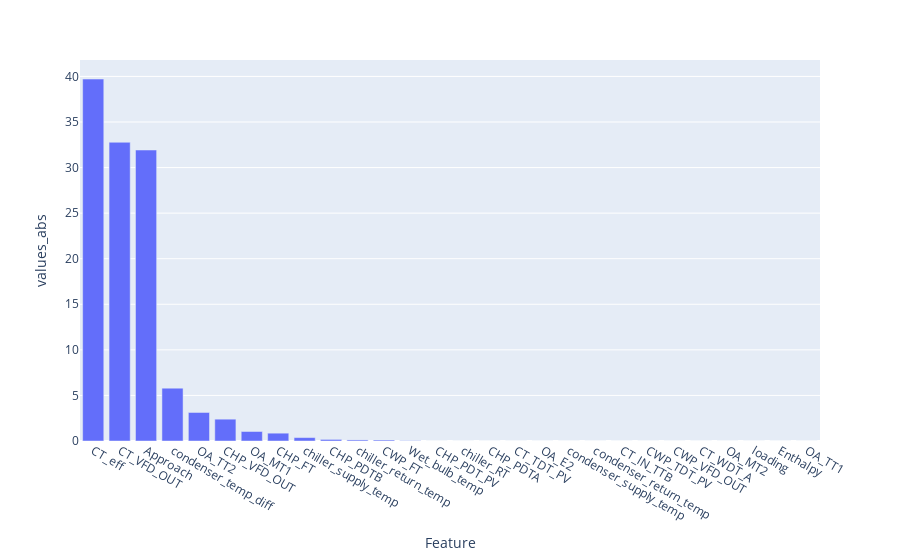

Notebook code for this chart:
### Code cell
fig,res = FS('CT_Total_KW')
fig

### Figure 1 — Plotly figure (JSON) as saved in the notebook; plotly's stock layout.template omitted (floating-point values rounded to 4 significant figures)
{"data": [{"alignmentgroup": "True", "hovertemplate": "Feature=%{x}<br>values_abs=%{y}<extra></extra>", "legendgroup": "", "marker": {"color": "#636efa", "pattern": {"shape": ""}}, "name": "", "offsetgroup": "", "orientation": "v", "showlegend": false, "textposition": "auto", "type": "bar", "x": ["CT_eff", "CT_VFD_OUT", "Approach", "condenser_temp_diff", "OA_TT2", "CHP_VFD_OUT", "OA_MT1", "CHP_FT", "chiller_supply_temp", "CHP_PDTB", "chiller_return_temp", "CWP_FT", "Wet_bulb_temp", "CHP_PDT_PV", "chiller_RT", "CHP_PDTA", "CT_TDT_PV", "OA_E2", "condenser_supply_temp", "condenser_return_temp", "CT_IN_TTB", "CWP_TDT_PV", "CWP_VFD_OUT", "CT_WDT_A", "OA_MT2", "loading", "Enthalpy", "OA_TT1"], "xaxis": "x", "y": [39.71, 32.77, 31.93, 5.801, 3.129, 2.394, 1.043, 0.8579, 0.3739, 0.173, 0.1159, 0.1065, 0.03405, 0, 0, 0, 0, 0, 0, 0, 0, 0, 0, 0, 0, 0, 0, 0], "yaxis": "y"}], "layout": {"barmode": "relative", "legend": {"tracegroupgap": 0}, "margin": {"t": 60}, "xaxis": {"anchor": "y", "domain": [0, 1], "title": {"text": "Feature"}}, "yaxis": {"anchor": "x", "domain": [0, 1], "title": {"text": "values_abs"}}}}
